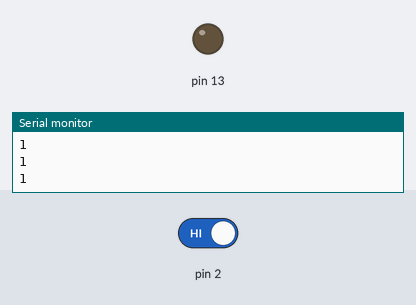
Bench run of a sketch on a simulated Arduino Uno, built with avr-gcc and run on an emulated ATmega328P. On the bench: output pins drawn as LEDs (lit = HIGH), the last lines printed to the serial monitor. The test bench sets the inputs (shaded band); at power-on: pin 2 HIGH.

Above: at 2.8 s.
2.9 s: pin 2 driven LOW
At 3.7 s:
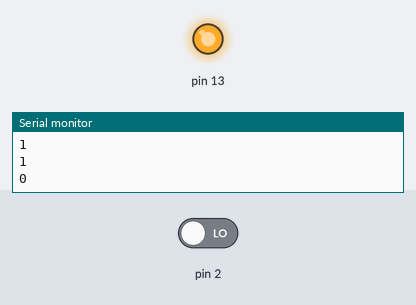
4.5 s: pin 2 driven HIGH
At 5.3 s:
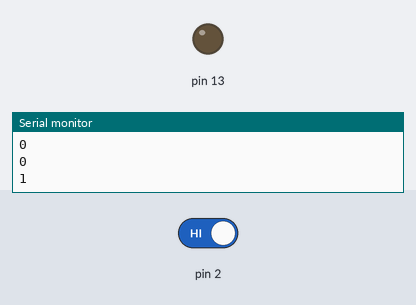
Timing chart, 0 to 7.5 s (numbered marks = the images above; inputs shaded):
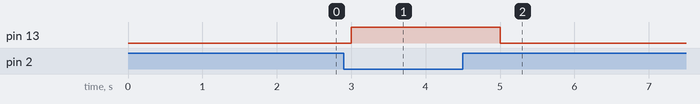

The sketch:

PUSHTest.ino
```cpp
int d=2;
void setup()
{
  Serial.begin(9600);
  pinMode(14,INPUT);
pinMode(13,OUTPUT);

}
void loop()
{
d=digitalRead(2);
Serial.println(d);
if(d==0)
{digitalWrite(13,HIGH);}
else
{digitalWrite(13,LOW);}
delay(1000);
}
```

Measured:
- after the input at 2.9 s, pin 13: LOW → HIGH after 0.10 s
- after the input at 4.5 s, pin 13: HIGH → LOW after 0.50 s
